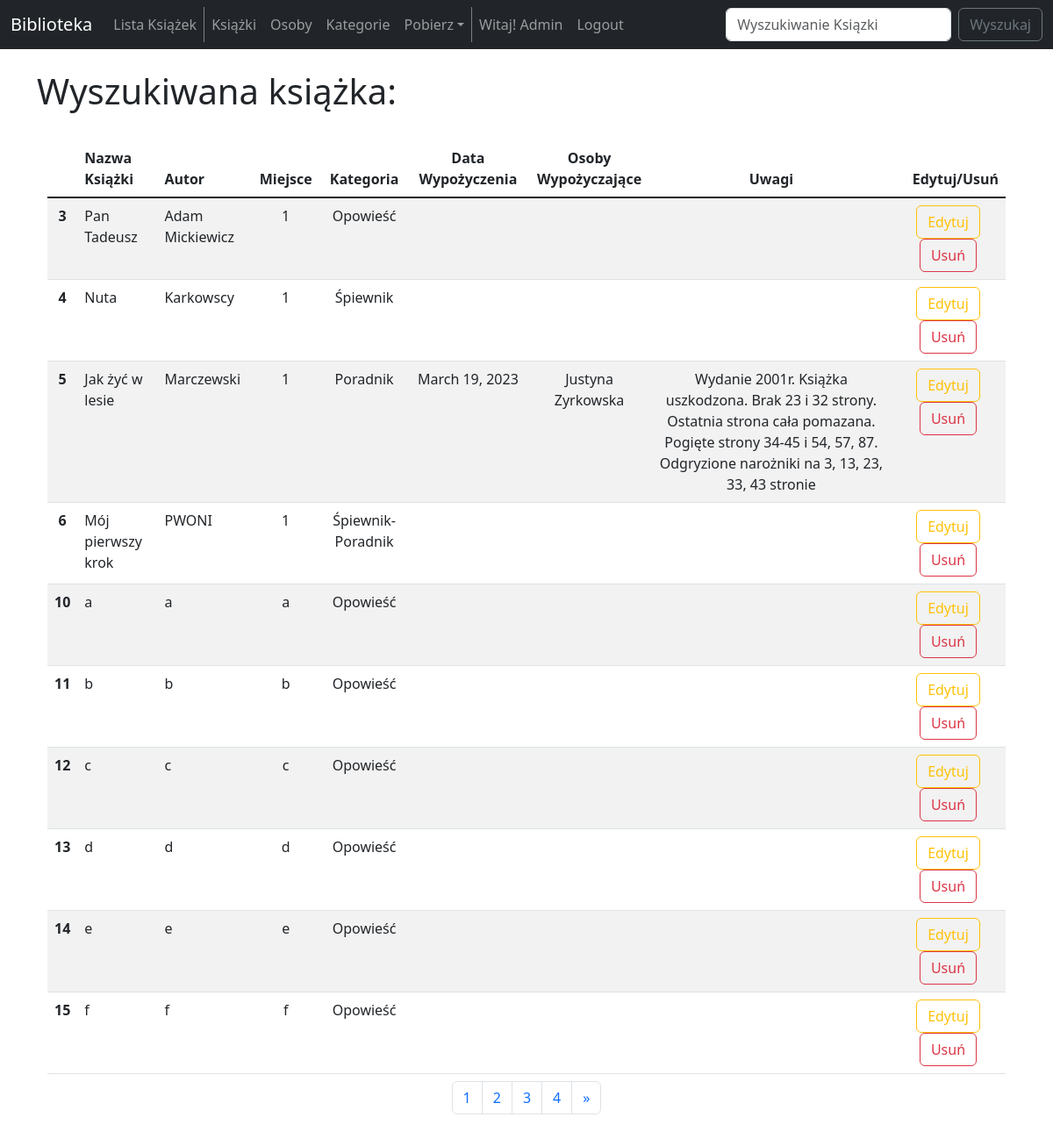
Page /search_books_admin/ (signed in) on the committed database.
### biblioteka_app/models.py (models this page shows, shortened)
class ListBook(models.Model):
    title = models.CharField(max_length=200)
    author = models.CharField(max_length=100)
    location = models.CharField(max_length=50)
    category = models.ManyToManyField(ListBookCategory)
    borrow_date = models.DateField(null=True, blank=True)
    borrower = models.ForeignKey(ListPeople, on_delete=models.SET_NULL, max_length=100, null=True, blank=True)
    notes = models.TextField(null=True, blank=True)

class ListBookCategory(models.Model):
    name = models.CharField(max_length=100)
    def __str__(self):
        return self.name

class ListPeople(models.Model):
    first_name = models.CharField(max_length=100)
    last_name = models.CharField(max_length=200)
    note = models.CharField(max_length=200, null=True, blank=True)
    contact = models.CharField(max_length=200)
    def __str__(self):
        return self.first_name + ' ' + self.last_name

### biblioteka_app/views.py (the view)
# urls.py: path('search_books_admin/', views.search_book_admin, name='search-book-admin'),
def search_book_admin(request):
    if request.method == "POST":
        searched = request.POST['searched']
        request.session['searched'] = searched
    else:
        searched = request.session.get('searched', '')
    books = ListBook.objects.filter(title__icontains=searched)
    p = Paginator(books, 10)
    page = request.GET.get('page')
    list_books = p.get_page(page)
    nums = "a" * list_books.paginator.num_pages
    return render(request, 'search_books_admin.html',
                {
                    'searched': searched,
                    'books': books,
                    'list_books': list_books,
                    'nums': nums,
                })

### biblioteka_app/templates/search_books_admin.html (shortened to what this page needs)
{% extends 'base.html' %}
{% block content %}
    {% if user.is_authenticated %}
        <div class="row">
            <div class="col-12">
                <h1>
                    Wyszukiwana książka: {{ searched }}
                </h1>
            </div>
        </div>
        <br/>
        <div class="container text-center">
            <div class="row">
                <div class="col-12">
                    {% if books %}
                        <table class="table table-striped">
                            <thead>
                                <th scope="col"></th>
                                <th scope="col" class="text-start">Nazwa Książki</th>
                                <th scope="col" class="text-start">Autor</th>
                                <th scope="col">Miejsce</th>
                                <th scope="col">Kategoria</th>
                                <th scope="col">Data Wypożyczenia</th>
                                <th scope="col">Osoby Wypożyczające</th>
                                <th scope="col">Uwagi</th>
                                <th scope="col" class="text-end" width="12%">Edytuj/Usuń</th>
                            </thead>
                            <tbody class="table-group-divider">
                                {% for book in list_books %}
                                    <tr>
                                        <th scope="row">{{ book.id }}</th>
                                        <td class="text-start">{{ book.title }}</td>
                                        <td class="text-start">{{ book.author }}</td>
                                        <td>{{ book.location }}</td>
                                        <td>{{ book.category.all|join:'-' }}</td>
                                        <td>
                                            {% if book.borrow_date %}
                                                {{ book.borrow_date }}
                                            {% endif %}
                                        </td>
                                        <td>
                                            {% if book.borrower %}
                                                {{ book.borrower}}
                                            {% endif %}
                                        </td>
                                        <td>{{ book.notes }}</td>
                                        <td>
                                            <a href="{% url 'update-book' book.id %}" class="btn btn-outline-warning">Edytuj</a>
                                            <a href="{% url 'delete-book' book.id %}" class="btn btn-outline-danger">Usuń</a>
                                        </td>
                                    </tr>
                                {% endfor %}
                            </tbody>
                            <caption>
                                <nav aria-label="Page navigation example">
                                    <ul class="pagination justify-content-center">
                                        {% for i in nums %}
                                            <li class="page-item">
                                                <a class="page-link" href="?page={{ forloop.counter }}">{{ forloop.counter }}</a>
                                            </li>
                                        {% endfor %}
                                        {% if list_books.has_next %}
                                            <li class="page-item">
                                                <a class="page-link" href="?page={{ list_books.paginator.num_pages }}">&raquo</a>
                                            </li>
                                        {% endif %}
                                    </ul>
                                </nav>
                            </caption>
                        </table>
                    {% else %}
                        <p> Nie znaleziono takiej książki: {{ searched }} </p>
                    {% endif %}
                </div>
            </div>
        </div>
    {% else %}
        <h3>
            Wybacz, ale musisz być zalogowany/a, aby wejść na tą stronę.
        </h3>
        <a href="{% url 'login' %}">Zaloguj się</a>
    {% endif %}
{% endblock  %}

### biblioteka_app/templates/navbar.html (shortened to what this page needs)
<nav class="navbar navbar-expand-lg navbar-dark bg-dark">
    <div class="container-fluid">
        <a class="navbar-brand" href="{% url 'home' %}">Biblioteka</a>
        <div class="collapse navbar-collapse" id="navbarSupportedContent">
            <ul class="navbar-nav me-auto mb-2 mb-lg-0">
            <li class="nav-item">
                <a class="nav-link" href="{% url 'book-list' %}">Lista Książek</a>
            </li>
            {% if user.is_authenticated %}
            <li class="nav-item">
                <a class="nav-link" href="{% url 'admin-books-list' %}">Książki</a>
            </li>
            <li class="nav-item">
                <a class="nav-link" href="{% url 'peoples-list' %}">Osoby</a>
            </li>
            <li class="nav-item">
                <a class="nav-link" href="{% url 'categories-list' %}">Kategorie</a>
            </li>
            <li class="nav-item dropdown">
                <a class="nav-link dropdown-toggle" role="button" data-bs-toggle="dropdown">Pobierz</a>
            </li>
            <li class="nav-item">
                <a class="nav-link" href="{% url 'user-web' %}">Witaj! {{ user.username|capfirst }}</a>
            </li>
            <li class="nav-item">
                <a class="nav-link" href="{% url 'logout' %}">Logout</a>
            </li>
            {% else %}
            <li class="nav-item">
                <a class="nav-link" href="{% url 'login' %}">Login</a>
            </li>
            {% endif %}
            </ul>
            <form class="d-flex" method=POST action="{% url 'search-main' %}" role="search">
                <input class="form-control me-2" type="search" placeholder="Wyszukiwanie Ksiązki" aria-label="Search" name="searched">
                <button class="btn btn-outline-secondary" type="submit">Wyszukaj</button>
            </form>
        </div>
    </div>
</nav>

### rows in the picture
ListBook: id "3", title "Pan Tadeusz", author "Adam Mickiewicz", location "1", category.all "Opowieść"
ListBook: id "4", title "Nuta", author "Karkowscy", location "1", category.all "Śpiewnik"
ListBook: id "5", title "Jak żyć w lesie", author "Marczewski", location "1", category.all "Poradnik", borrow_date "March 19, 2023", borrower "Justyna Zyrkowska", notes "Wydanie 2001r. Książka uszkodzona. Brak 23 i 32 strony. Ostatnia strona cała pomazana. Pogięte strony 34-45 i 54, 57, 87. Odgryzione narożniki na 3, 13, 23, 33, 43 stronie"
ListBook: id "6", title "Mój pierwszy krok", author "PWONI", location "1", category.all "Śpiewnik-Poradnik"
ListBook: id "10", title "a", author "a", location "a", category.all "Opowieść"
ListBook: id "11", title "b", author "b", location "b", category.all "Opowieść"
ListBook: id "12", title "c", author "c", location "c", category.all "Opowieść"
ListBook: id "13", title "d", author "d", location "d", category.all "Opowieść"
ListBook: id "14", title "e", author "e", location "e", category.all "Opowieść"
ListBook: id "15", title "f", author "f", location "f", category.all "Opowieść"

### other values in the picture
{{ user.username|capfirst }} "Admin"
